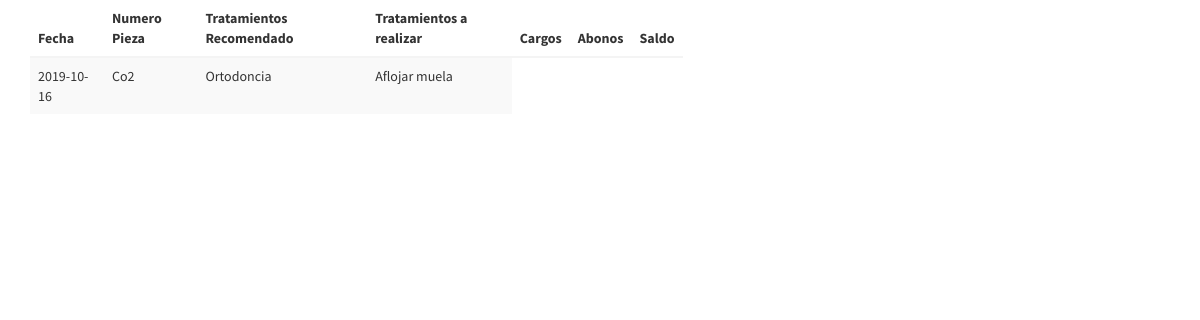
/vertratamientos.php (signed in), run on the app's committed database.
### tables this page shows
CREATE TABLE `tratamientorealizar` (
  `id_Seguimientos` int(11) NOT NULL,
  `id_Citas` int(11) NOT NULL,
  `id_Presupuesto` int(11) NOT NULL,
  `tratamientoRealizar` varchar(1000) NOT NULL,
  `Precio` float NOT NULL,
  `Pagado` float NOT NULL
);

CREATE TABLE `tbl_citas` (
  `id_Citas` int(11) NOT NULL,
  `id_Pacientes` int(11) NOT NULL,
  `fechaProgramada` date NOT NULL,
  `hora` time(6) NOT NULL,
  `descripcionCita` varchar(45) NOT NULL
);

CREATE TABLE `tbl_piezas` (
  `id_Piezas` int(11) NOT NULL,
  `nombrePieza` varchar(45) NOT NULL
);

CREATE TABLE `tbl_presupuestos` (
  `id_Presupuesto` int(11) NOT NULL,
  `id_Piezas` int(11) NOT NULL,
  `id_Pacientes` int(11) NOT NULL,
  `descripcion` varchar(45) NOT NULL,
  `precio` float NOT NULL
);

### vertratamientos.php (the view, shortened to what this page needs)
<?php
  $db =  new DbConnection;
  $conexion=$db->conectar();
    $sql= "SELECT tratamientoRealizar.tratamientoRealizar, tbl_presupuestos.descripcion, tbl_piezas.nombrePieza, tbl_citas.fechaProgramada, tbl_pacientes.nombre_Pacientes FROM tratamientoRealizar INNER JOIN tbl_presupuestos ON tbl_presupuestos.id_Presupuesto = tratamientoRealizar.id_Presupuesto INNER JOIN tbl_piezas ON tbl_piezas.id_Piezas = tbl_presupuestos.id_Piezas INNER JOIN tbl_citas ON tbl_citas.id_Citas = tratamientoRealizar.id_Citas INNER JOIN tbl_pacientes ON tbl_pacientes.id_Pacientes = tbl_presupuestos.id_Pacientes";
    $result= $conexion->query($sql);
?>
<!DOCTYPE html>
<html lang="en">
<head>
  <link rel="stylesheet" href="css/bootstrap.min.css">
  <link rel="stylesheet" href="css/font-awesome.css">
  <link rel="stylesheet" href="css/AdminLTE.min.css">
  <link rel="stylesheet" href="css/_all-skins.min.css">
  <link rel="stylesheet" href="css/jquery.dataTables.min.css">
  <link rel="stylesheet" href="DataTables/DataTables-1.10.18/dataTables.bootstrap.min.js">
  <link rel="stylesheet" href="css/alertify.min.css">
  <link rel="stylesheet" href="css/themes/default.min.css"/>
</head>
<body class="hold-transition skin-blue sidebar-mini">
                <section id="bienvenvidos">
                    <div class = "container">
                        <div class="row">
                             <div class = "col-md-7">
                              <table class = "table table-striped">
                                <thead>
                                    <tr>
                                    <th> Fecha</th>
                                    <th> Numero Pieza </th>
                                    <th> Tratamientos Recomendado</th>
                                    <th> Tratamientos a realizar</th>
                                    <th> Cargos </th>
                                    <th> Abonos </th>
                                    <th> Saldo </th>
                                    </tr>
                                </thead>
                                <tbody>
                                        <?php
                                        while($mostrar=mysqli_fetch_array($result)){
                                        ?>
                                        <tr>
                                            <td><?php echo $mostrar['fechaProgramada'] ?></td>
                                            <td><?php echo $mostrar['nombrePieza'] ?></td>
                                            <td><?php echo $mostrar['descripcion'] ?></td>
                                            <td><?php echo $mostrar['tratamientoRealizar'] ?></td>
                                        </tr>
                                             <?php
                                            }
                                            ?>
                                </tbody>
                               </table>
</section>
</body>
</html>

### data on the page
tratamientorealizar: id_Citas.fechaProgramada "2019-10-16", tbl_piezas.nombrePieza "Co2", id_Presupuesto.descripcion "Ortodoncia", tratamientoRealizar "Aflojar muela"
